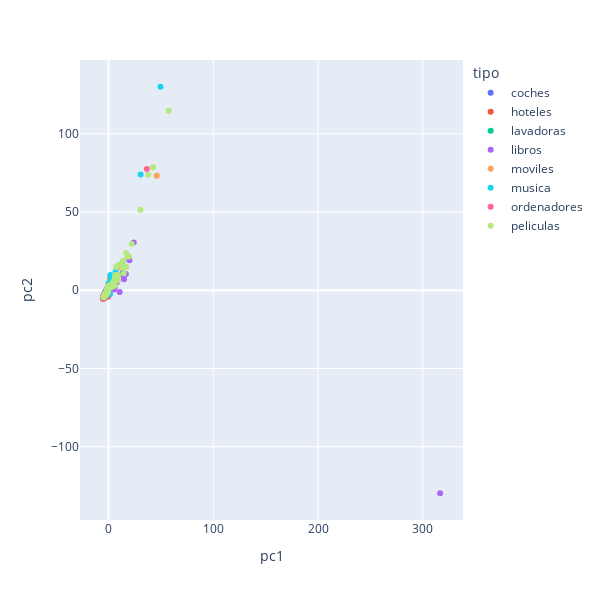

Notebook cell for this chart:
### Markdown cell above
Gráfica interactiva

### Code cell
fig = px.scatter(pca_bow, x='pc1', y='pc2', hover_data=['tipo'], color = 'tipo')
fig.update_layout(
    autosize=False,
    width=600,
    height=600,
)
fig.show()

### Figure 1 — Plotly figure (JSON) as saved in the notebook; plotly's stock layout.template omitted (floating-point values rounded to 4 significant figures)
{"data": [{"customdata": [["coches"], ["coches"], ["coches"], ["coches"], ["coches"], ["coches"], ["coches"], ["coches"], ["coches"], ["coches"], ["coches"], ["coches"], ["coches"], ["coches"], ["coches"], ["coches"], ["coches"], ["coches"], ["coches"], ["coches"], ["coches"], ["coches"], ["coches"], ["coches"], ["coches"], ["coches"], ["coches"], ["coches"], ["coches"], ["coches"], ["coches"], ["coches"], ["coches"], ["coches"], ["coches"], ["coches"], ["coches"], ["coches"], ["coches"], ["coches"], ["coches"], ["coches"], ["coches"], ["coches"], ["coches"], ["coches"], ["coches"], ["coches"], ["coches"], ["coches"]], "hovertemplate": "tipo=%{customdata[0]}<br>pc1=%{x}<br>pc2=%{y}<extra></extra>", "legendgroup": "coches", "marker": {"color": "#636efa", "symbol": "circle"}, "mode": "markers", "name": "coches", "orientation": "v", "showlegend": true, "type": "scatter", "x": [-5.359, -1.421, -3.288, -4.725, -4.089, -2.621, -4.27, -4.53, -4.241, -3.324, -3.187, 2.34, -5.066, -3.52, -4.81, -3.994, -4.383, -2.496, -3.621, -4.894, -4.377, -3.552, -2.241, -4.329, -4.733, -4.698, -4.915, -4.242, -0.8886, -4.929, -4.752, -3.862, -4.063, -3.616, -3.898, -3.552, -4.83, -3.48, 4.806, -4.41, -1.121, -2.707, -4.345, -4.633, -3.582, -4.534, -2.788, -4.675, -4.455, -2.285], "xaxis": "x", "y": [-5.274, -2.557, -4.09, -5.022, -3.911, -3.459, -4.548, -5.032, -3.849, -4.438, -3.788, 2.45, -5.332, -2.97, -4.954, -4.883, -4.205, -2.598, -3.03, -5.055, -4.61, -3.35, -1.57, -3.607, -4.514, -4.138, -4.854, -3.863, 1.397, -4.553, -4.408, -3.572, -3.871, -3.108, -2.917, -3.35, -4.853, -3.831, 7.953, -4.284, 1.16, -2.98, -3.954, -4.559, -2.584, -4.672, -2.138, -4.582, -4.025, -1.252], "yaxis": "y"}, {"customdata": [["hoteles"], ["hoteles"], ["hoteles"], ["hoteles"], ["hoteles"], ["hoteles"], ["hoteles"], ["hoteles"], ["hoteles"], ["hoteles"], ["hoteles"], ["hoteles"], ["hoteles"], ["hoteles"], ["hoteles"], ["hoteles"], ["hoteles"], ["hoteles"], ["hoteles"], ["hoteles"], ["hoteles"], ["hoteles"], ["hoteles"], ["hoteles"], ["hoteles"], ["hoteles"], ["hoteles"], ["hoteles"], ["hoteles"], ["hoteles"], ["hoteles"], ["hoteles"], ["hoteles"], ["hoteles"], ["hoteles"], ["hoteles"], ["hoteles"], ["hoteles"], ["hoteles"], ["hoteles"], ["hoteles"], ["hoteles"], ["hoteles"], ["hoteles"], ["hoteles"], ["hoteles"], ["hoteles"], ["hoteles"], ["hoteles"], ["hoteles"]], "hovertemplate": "tipo=%{customdata[0]}<br>pc1=%{x}<br>pc2=%{y}<extra></extra>", "legendgroup": "hoteles", "marker": {"color": "#EF553B", "symbol": "circle"}, "mode": "markers", "name": "hoteles", "orientation": "v", "showlegend": true, "type": "scatter", "x": [-3.304, -3.715, -3.016, -4.833, -2.453, -0.2243, -4.087, -2.831, -1.01, -4.936, -1.601, -3.991, -4.02, -4.091, -3.824, -4.371, -2.864, -5.091, -4.15, -5.21, 3.324, -5.099, -1.748, -1.382, -3.32, -4.844, -0.5759, -4.852, -4.819, -5.134, -4.769, -4.251, -3.894, -1.666, -4.771, -4.751, -4.857, -4.019, -4.15, -2.648, -4.94, -1.56, -3.839, -3.919, -2.423, 6.178, -5.02, -4.114, -4.768, -4.299], "xaxis": "x", "y": [-4.646, -4.264, -3.334, -4.369, -2.899, -0.9285, -3.18, -3.635, -0.2223, -5.015, -2.845, -4.15, -3.825, -4.078, -4.441, -4.867, -3.994, -5.017, -4.869, -4.983, 4.297, -5.1, -1.658, -0.4679, -4.212, -4.657, -4.172, -4.663, -4.583, -5.224, -4.436, -4.243, -3.743, -2.649, -4.627, -4.182, -4.688, -4.155, -3.33, -2.921, -4.588, -0.6028, -3.984, -2.688, -3.158, 6.477, -5.201, -4.386, -4.624, -3.878], "yaxis": "y"}, {"customdata": [["lavadoras"], ["lavadoras"], ["lavadoras"], ["lavadoras"], ["lavadoras"], ["lavadoras"], ["lavadoras"], ["lavadoras"], ["lavadoras"], ["lavadoras"], ["lavadoras"], ["lavadoras"], ["lavadoras"], ["lavadoras"], ["lavadoras"], ["lavadoras"], ["lavadoras"], ["lavadoras"], ["lavadoras"], ["lavadoras"], ["lavadoras"], ["lavadoras"], ["lavadoras"], ["lavadoras"], ["lavadoras"], ["lavadoras"], ["lavadoras"], ["lavadoras"], ["lavadoras"], ["lavadoras"], ["lavadoras"], ["lavadoras"], ["lavadoras"], ["lavadoras"], ["lavadoras"], ["lavadoras"], ["lavadoras"], ["lavadoras"], ["lavadoras"], ["lavadoras"], ["lavadoras"], ["lavadoras"], ["lavadoras"], ["lavadoras"], ["lavadoras"], ["lavadoras"], ["lavadoras"], ["lavadoras"], ["lavadoras"], ["lavadoras"]], "hovertemplate": "tipo=%{customdata[0]}<br>pc1=%{x}<br>pc2=%{y}<extra></extra>", "legendgroup": "lavadoras", "marker": {"color": "#00cc96", "symbol": "circle"}, "mode": "markers", "name": "lavadoras", "orientation": "v", "showlegend": true, "type": "scatter", "x": [-4.887, -5.076, -2.811, -4.276, -2.629, -3.877, -4.7, -4.266, -4.39, -4.852, -5.118, -4.334, -4.911, -5.193, 1.976, -2.934, -4.939, -2.367, -4.684, -4.553, -4.859, -4.584, 5.912, -4.987, -4.653, -5.335, -4.804, 1.822, -0.4395, -0.9116, -4.963, -4.669, 2.839, -5.213, -4.707, -3.439, -4.761, -4.613, -5.04, -1.769, -3.69, -4.586, -4.474, -4.32, -4.108, -4.658, -5.152, -4.194, -4.658, 0.1486], "xaxis": "x", "y": [-5.159, -4.816, -4.235, -4.848, -1.975, -4.848, -4.306, -4.63, -4.456, -4.641, -5.074, -4.616, -4.648, -5.108, 2.457, -2.78, -5.335, -1.996, -4.458, -4.186, -5.158, -4.633, 5.532, -4.833, -4.723, -5.356, -4.84, 0.4734, -0.5371, -1.54, -4.81, -4.801, 1.676, -4.569, -4.327, -4.331, -5.037, -4.181, -4.95, -2.425, -3.618, -4.202, -3.995, -4.193, -3.686, -4.746, -5.07, -3.643, -3.824, -1.484], "yaxis": "y"}, {"customdata": [["libros"], ["libros"], ["libros"], ["libros"], ["libros"], ["libros"], ["libros"], ["libros"], ["libros"], ["libros"], ["libros"], ["libros"], ["libros"], ["libros"], ["libros"], ["libros"], ["libros"], ["libros"], ["libros"], ["libros"], ["libros"], ["libros"], ["libros"], ["libros"], ["libros"], ["libros"], ["libros"], ["libros"], ["libros"], ["libros"], ["libros"], ["libros"], ["libros"], ["libros"], ["libros"], ["libros"], ["libros"], ["libros"], ["libros"], ["libros"], ["libros"], ["libros"], ["libros"], ["libros"], ["libros"], ["libros"], ["libros"], ["libros"], ["libros"], ["libros"]], "hovertemplate": "tipo=%{customdata[0]}<br>pc1=%{x}<br>pc2=%{y}<extra></extra>", "legendgroup": "libros", "marker": {"color": "#ab63fa", "symbol": "circle"}, "mode": "markers", "name": "libros", "orientation": "v", "showlegend": true, "type": "scatter", "x": [-4.626, -4.448, -0.4806, -1.765, 13.5, -4.996, -3.444, -2.898, 2.197, 19.95, 7.119, 3.295, -3.213, 8.503, 3.94, -3.822, -1.232, -4.575, -1.291, -0.2708, -4.149, -3.568, 3.374, -4.453, -3.331, -4.738, 12.82, -2.916, 316.4, 14.87, 24.02, 0.1023, 3.488, -1.771, 10.58, -0.4436, 12.83, 5.05, 16.57, 5.938, 7.817, -4.719, -2.638, -2.278, 0.05803, -3.568, -2.667, 0.1121, 13.64, 3.105], "xaxis": "x", "y": [-4.039, -4.815, -2.978, -3.504, 11.23, -5.006, -3.464, -3.252, 2.605, 19.19, 5.012, 1.85, -4.314, 5.843, 3.197, -4.443, -1.42, -4.66, -1.064, -0.3283, -4.017, -3.593, 3.117, -4.483, -3.497, -4.465, 9.736, -3.479, -129.7, 6.978, 30.57, -0.7065, 2.346, -0.6505, -1.097, -1.641, 16.61, 0.4294, 10.36, 1.686, 5.042, -4.551, -2.788, -3.999, -2.124, -4.286, -2.609, -0.1008, 10.66, 3.055], "yaxis": "y"}, {"customdata": [["moviles"], ["moviles"], ["moviles"], ["moviles"], ["moviles"], ["moviles"], ["moviles"], ["moviles"], ["moviles"], ["moviles"], ["moviles"], ["moviles"], ["moviles"], ["moviles"], ["moviles"], ["moviles"], ["moviles"], ["moviles"], ["moviles"], ["moviles"], ["moviles"], ["moviles"], ["moviles"], ["moviles"], ["moviles"], ["moviles"], ["moviles"], ["moviles"], ["moviles"], ["moviles"], ["moviles"], ["moviles"], ["moviles"], ["moviles"], ["moviles"], ["moviles"], ["moviles"], ["moviles"], ["moviles"], ["moviles"], ["moviles"], ["moviles"], ["moviles"], ["moviles"], ["moviles"], ["moviles"], ["moviles"], ["moviles"], ["moviles"], ["moviles"]], "hovertemplate": "tipo=%{customdata[0]}<br>pc1=%{x}<br>pc2=%{y}<extra></extra>", "legendgroup": "moviles", "marker": {"color": "#FFA15A", "symbol": "circle"}, "mode": "markers", "name": "moviles", "orientation": "v", "showlegend": true, "type": "scatter", "x": [-5.263, -4.924, -2.868, -4.759, -2.745, -3.257, -3.72, -3.042, -3.879, 8.367, -2.897, 2.852, -5.068, -4.846, -4.393, -3.858, -4.751, -4.006, -5.035, -1.45, -4.326, -3.982, -3.373, -2.984, -3.2, 45.99, -5.295, -4.892, -4.883, -3.793, -4.653, -5.166, -3.982, -4.789, -0.4274, -1.078, -4.335, 1.042, -4.105, -2.633, 1.257, -3.949, -4.084, -4.435, -3.238, -2.603, -4.878, -1.266, -3.626, -0.7707], "xaxis": "x", "y": [-4.963, -4.444, -2.669, -4.398, -3.734, -2.489, -4.755, -2.656, -3.127, 14.37, -2.737, 2.222, -4.694, -4.655, -4.318, -3.965, -4.229, -3.347, -4.67, -0.8963, -4.075, -3.818, -2.656, -3.343, -2.434, 73.21, -5.286, -4.208, -4.368, -3.145, -3.947, -4.848, -2.514, -4.385, 2.476, 1.424, -3.977, 4.046, -4.021, -1.975, 7.479, -3.46, -3.631, -4.967, -2.629, -1.58, -4.004, -0.01642, -3.086, 0.4593], "yaxis": "y"}, {"customdata": [["musica"], ["musica"], ["musica"], ["musica"], ["musica"], ["musica"], ["musica"], ["musica"], ["musica"], ["musica"], ["musica"], ["musica"], ["musica"], ["musica"], ["musica"], ["musica"], ["musica"], ["musica"], ["musica"], ["musica"], ["musica"], ["musica"], ["musica"], ["musica"], ["musica"], ["musica"], ["musica"], ["musica"], ["musica"], ["musica"], ["musica"], ["musica"], ["musica"], ["musica"], ["musica"], ["musica"], ["musica"], ["musica"], ["musica"], ["musica"], ["musica"], ["musica"], ["musica"], ["musica"], ["musica"], ["musica"], ["musica"], ["musica"], ["musica"], ["musica"]], "hovertemplate": "tipo=%{customdata[0]}<br>pc1=%{x}<br>pc2=%{y}<extra></extra>", "legendgroup": "musica", "marker": {"color": "#19d3f3", "symbol": "circle"}, "mode": "markers", "name": "musica", "orientation": "v", "showlegend": true, "type": "scatter", "x": [-4.569, -3.693, -2.397, -3.948, -3.323, -2.633, -4.311, -4.493, -4.29, -4.734, 3.068, 6.694, -4.797, -2.977, -4.639, -4.847, -4.984, -5.192, -3.94, -2.177, -4.183, -4.864, -4.874, -4.877, 2.23, 3.641, 0.733, -4.559, 1.741, -4.721, -2.342, -4.491, 0.07123, 13.99, -4.251, -4.434, -3.018, -2.951, 30.66, -3.913, -5.025, -3.876, 1.513, -3.888, -4.901, -4.88, -5.282, -4.177, -4.224, 49.59], "xaxis": "x", "y": [-4.479, -3.309, -1.158, -4.762, -3.078, -2.583, -4.732, -3.999, -4.987, -2.962, 5.728, 11.8, -4.652, -0.6051, -3.695, -4.326, -4.987, -4.606, -3.036, -0.6308, -3.568, -4.142, -4.508, -4.439, 7.652, 7.297, 0.9796, -4.07, 9.739, -4.059, -3.252, -3.856, 4.438, 18.42, -3.431, -3.727, -2.13, -2.225, 73.91, -3.441, -4.113, -2.628, -2.568, -3.698, -4.426, -4.444, -4.814, -3.425, -3.286, 130.0], "yaxis": "y"}, {"customdata": [["ordenadores"], ["ordenadores"], ["ordenadores"], ["ordenadores"], ["ordenadores"], ["ordenadores"], ["ordenadores"], ["ordenadores"], ["ordenadores"], ["ordenadores"], ["ordenadores"], ["ordenadores"], ["ordenadores"], ["ordenadores"], ["ordenadores"], ["ordenadores"], ["ordenadores"], ["ordenadores"], ["ordenadores"], ["ordenadores"], ["ordenadores"], ["ordenadores"], ["ordenadores"], ["ordenadores"], ["ordenadores"], ["ordenadores"], ["ordenadores"], ["ordenadores"], ["ordenadores"], ["ordenadores"], ["ordenadores"], ["ordenadores"], ["ordenadores"], ["ordenadores"], ["ordenadores"], ["ordenadores"], ["ordenadores"], ["ordenadores"], ["ordenadores"], ["ordenadores"], ["ordenadores"], ["ordenadores"], ["ordenadores"], ["ordenadores"], ["ordenadores"], ["ordenadores"], ["ordenadores"], ["ordenadores"], ["ordenadores"], ["ordenadores"]], "hovertemplate": "tipo=%{customdata[0]}<br>pc1=%{x}<br>pc2=%{y}<extra></extra>", "legendgroup": "ordenadores", "marker": {"color": "#FF6692", "symbol": "circle"}, "mode": "markers", "name": "ordenadores", "orientation": "v", "showlegend": true, "type": "scatter", "x": [-5.063, -3.583, -3.534, -4.513, -2.131, -4.511, -4.554, -3.633, -2.163, -4.409, -2.548, -5.179, -4.657, -4.87, -4.853, -4.487, -4.918, -4.865, -4.571, -3.715, -4.358, -5.118, -2.889, -4.611, -4.465, -4.213, -4.764, -4.914, -4.003, -2.18, -5.084, -4.603, -3.175, -4.931, -4.904, -4.465, -4.725, -4.711, -3.131, -4.728, -3.562, -4.97, -4.29, -2.748, -3.924, -4.04, -4.941, -4.429, 36.57, -0.9925], "xaxis": "x", "y": [-4.654, -2.66, -4.562, -3.117, -1.198, -3.77, -4.007, -2.656, -1.226, -4.415, -0.8297, -4.635, -4.419, -5.211, -4.837, -4.505, -4.815, -4.489, -4.473, -3.133, -3.856, -4.983, -1.291, -4.638, -5.12, -3.787, -3.809, -4.327, -3.943, -1.408, -4.867, -3.881, -1.409, -4.396, -4.989, -5.24, -3.976, -4.255, -2.686, -4.751, -2.173, -4.79, -3.411, -1.629, -4.334, -2.961, -4.165, -3.591, 77.53, -2.399], "yaxis": "y"}, {"customdata": [["peliculas"], ["peliculas"], ["peliculas"], ["peliculas"], ["peliculas"], ["peliculas"], ["peliculas"], ["peliculas"], ["peliculas"], ["peliculas"], ["peliculas"], ["peliculas"], ["peliculas"], ["peliculas"], ["peliculas"], ["peliculas"], ["peliculas"], ["peliculas"], ["peliculas"], ["peliculas"], ["peliculas"], ["peliculas"], ["peliculas"], ["peliculas"], ["peliculas"], ["peliculas"], ["peliculas"], ["peliculas"], ["peliculas"], ["peliculas"], ["peliculas"], ["peliculas"], ["peliculas"], ["peliculas"], ["peliculas"], ["peliculas"], ["peliculas"], ["peliculas"], ["peliculas"], ["peliculas"], ["peliculas"], ["peliculas"], ["peliculas"], ["peliculas"], ["peliculas"], ["peliculas"], ["peliculas"], ["peliculas"], ["peliculas"], ["peliculas"]], "hovertemplate": "tipo=%{customdata[0]}<br>pc1=%{x}<br>pc2=%{y}<extra></extra>", "legendgroup": "peliculas", "marker": {"color": "#B6E880", "symbol": "circle"}, "mode": "markers", "name": "peliculas", "orientation": "v", "showlegend": true, "type": "scatter", "x": [-4.741, 3.314, -4.309, -1.533, 0.3052, -1.398, 8.795, 6.037, 6.288, -3.016, 9.077, 2.193, 7.205, -0.5472, -4.174, 5.069, 5.74, 3.302, 8.514, -0.5617, 6.694, 13.43, -2.717, -4.571, -0.9793, 6.536, 57.34, 30.53, 5.043, 22.22, 6.447, 42.46, 8.757, 4.291, 9.946, 14.14, 16.77, 13.46, 14.59, -3.441, 13.81, -3.425, 16.85, -1.011, -4.105, -0.7366, 18.14, 19.59, 37.84, 8.772], "xaxis": "x", "y": [-4.28, 2.282, -4.391, -2.236, 3.003, 0.8571, 8.645, 2.889, 8.431, -2.936, 9.751, 1.76, 14.89, 1.565, -3.494, 4.985, 6.541, 3.786, 9.276, -0.9397, 9.731, 14.92, -2.977, -4.509, -1.493, 6.093, 114.7, 51.4, 3.108, 29.6, 9.458, 78.53, 6.252, 4.969, 16.38, 18.87, 23.83, 17.13, 10.79, -2.16, 14.3, -3.865, 14.9, -0.3154, -3.763, -0.09382, 21.6, 21.57, 73.71, 7.139], "yaxis": "y"}], "layout": {"autosize": false, "height": 600, "legend": {"title": {"text": "tipo"}, "tracegroupgap": 0}, "margin": {"t": 60}, "width": 600, "xaxis": {"anchor": "y", "domain": [0, 1], "title": {"text": "pc1"}}, "yaxis": {"anchor": "x", "domain": [0, 1], "title": {"text": "pc2"}}}}
